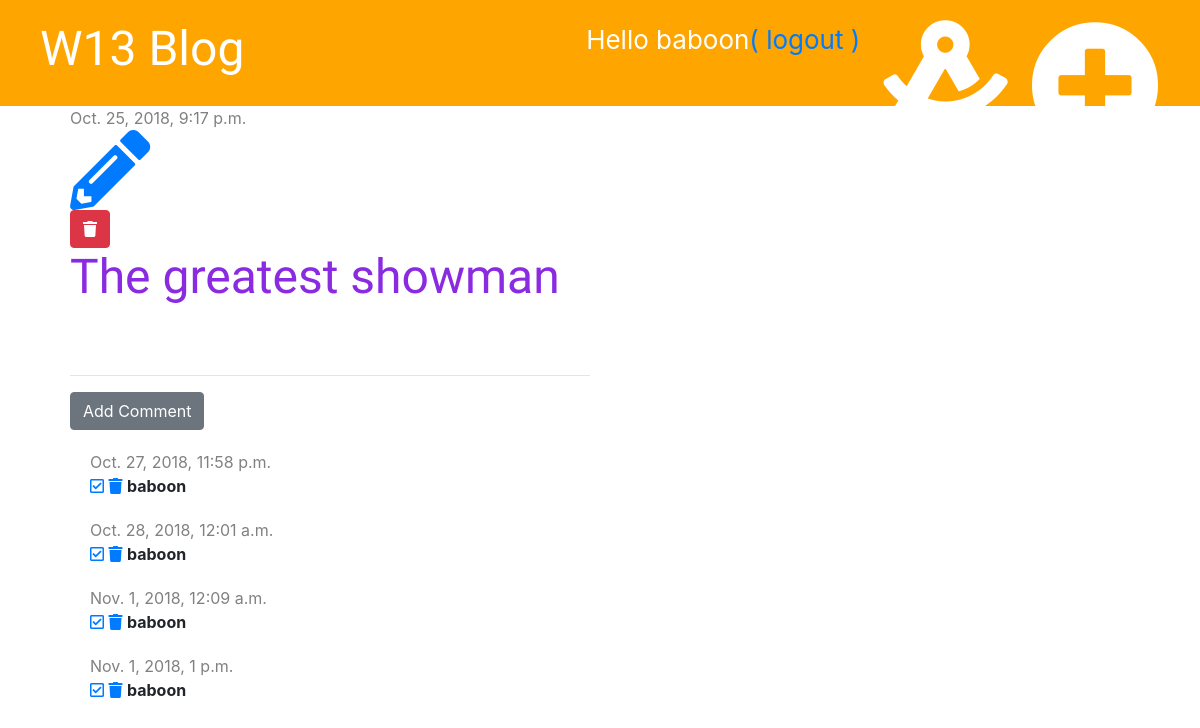
The app's page /post/5/ (signed in) with its own data.
### blog/models.py (models this page shows, shortened)
class Post(models.Model):
    author = models.ForeignKey('auth.User', on_delete=models.CASCADE)
    title = models.CharField(max_length = 200)
    text = models.TextField()
    created_date = models.DateTimeField(default = timezone.now)
    published_date = models.DateTimeField(blank = True, null = True)

class Comment(models.Model):
    post = models.ForeignKey('blog.Post',on_delete=models.CASCADE, related_name='comments')
    author = models.CharField(max_length=200)
    created_date = models.DateTimeField(default=timezone.now)
    text = models.TextField()
    approved = models.BooleanField(default=False )

### blog/views.py (the view)
# urls.py: path('post/<int:pk>/',views.post_detail, name='post_detail'),
def post_detail(request, pk):
    post = get_object_or_404(Post, pk=pk)
    stuff_for_frontend = {'post' : post}
    return render(request,'blog/post_detail.html',stuff_for_frontend)

### blog/static/templatetags/markdownify.py (called while the page is built)
@register.filter
def markdown(value):
    renderer = HighlightRenderer()
    markdown = mistune.Markdown(renderer=renderer)
    return markdown(value)

### blog/templates/blog/post_detail.html (shortened to what this page needs)
{% extends 'blog/base.html' %}
{% load markdownify %}
{% block content %}
    <div class="post">
        {% if post.published_date %}
            <div class="date">
                {{ post.published_date }}
            </div>
            {% if user.is_authenticated %}
                <a href="{% url 'post_edit' pk=post.pk %}"><i class="fas fa-pencil-alt fa-5x" ></i></a>
            {% endif %}
                <br>
            {% else %}
                <a href="{% url 'post_publish' pk=post.pk %}" class="btn btn-primary">Publish</a>
            {% endif %}
            <a href="{% url 'post_delete' pk=post.pk %}" class="btn btn-danger" onclick="return confirm('Are you sureyou want to delete this post??')">
                    <i class="fas fa-trash"></i>
            </a>
        <h1> {{ post.title }}</h1>
    </div>
    <hr>
    <a href="{% url 'add_comment_to_post' pk=post.pk %}" class='btn btn-secondary'>Add Comment</a>
    {% for comment in post.comments.all %}
        {% if user.is_authenticated or comment.approved %}
            <div class='comment'>
                <div class='date'>
                    {{ comment.created_date }}
                </div>
                {% if not comment.approved and user.is_superuser %}
                <a href="{% url 'comment_approve' pk=comment.pk %}"><i class="far fa-check-square"></i></a>
                <a href="{% url 'comment_remove' pk=comment.pk %}" ><i class="fas fa-trash"></i></a>
                {% endif %}
                <strong>{{ comment.author }}</strong>
            </div>
        {% endif %}
    {% empty %}
        <p> NO COMMENTS YETTTTTTT</p>
    {% endfor %}
{% endblock %}

### blog/templates/blog/base.html (shortened to what this page needs)
{% load staticfiles %}
<!DOCTYPE html>
<html>
<head>
    <link href="https://stackpath.bootstrapcdn.com/bootstrap/4.1.3/css/bootstrap.min.css" rel="stylesheet">
    <link rel="stylesheet" type="text/css" href="{% static 'css/blog.css' %}" >
    <link rel="stylesheet" href="https://use.fontawesome.com/releases/v5.4.1/css/all.css">
    <link rel="stylesheet" type="text/css" href="{% static 'css/zenburn.css' %}">
</head>
<body>
<div class="page-header">
    {% if user.is_authenticated %}
        <a class="top-menu" href="{% url 'post_new' %}"><i class="fas fa-plus-circle fa-5x" style="color: white"></i></a>
        <a class="top-menu" href="{% url 'post_draft_list' %}" ><i class="fas fa-drafting-compass fa-5x"></i></a>
        <p class="top-menu" >Hello {{ user.username }}<a href="{% url 'logout' %}" >( logout )</a> </p>
    {% else %}
        <a class="top-menu" href="{% url 'login' %}"><i class="far fa-angry fa-3x"></i></a>
        {% endif %}
    <h1><a href="{% url 'post_list' %}">W13 Blog</a></h1>
</div>
<div class= "content container">
    <div class="row">
        <div class="col-md-8">
            {% block content %}
            {% endblock %}
        </div>
    </div>
</div>
</body>
</html>

### blog/static/css/blog.css (style rules this page uses)
.page-header { background-color: orange; padding: 20px 20px 20px 40px; margin-top: 0px; }
.page-header h1 a { color:white; font-size: 36pt; text-decoration: none; }
.content { margin-left: 40px; }
h1,h2,h3,h4 { font-family: 'Tangerine','Inconsolata','Droid Sans', serif; font-size: 48px; }
.date { color: grey; }
.post { margin-bottom: 70px; }
.post h1 a, .post h1 { color: blueviolet }
.top-menu { color:white; float: right; font-size: 26px; margin-right: 20px; }
.comment { margin: 20px 0px 20px 20px; }

### records on screen
Post: published_date "Oct. 25, 2018, 9:17 p.m.", title "The greatest showman"
Comment: created_date "Oct. 27, 2018, 11:58 p.m.", approved False (drawn), author "baboon"
Comment: created_date "Oct. 28, 2018, 12:01 a.m.", approved False (drawn), author "baboon"
Comment: created_date "Nov. 1, 2018, 12:09 a.m.", approved False (drawn), author "baboon"
Comment: created_date "Nov. 1, 2018, 1 p.m.", approved False (drawn), author "baboon"

### other values on screen
{{ user.username }} "baboon"
